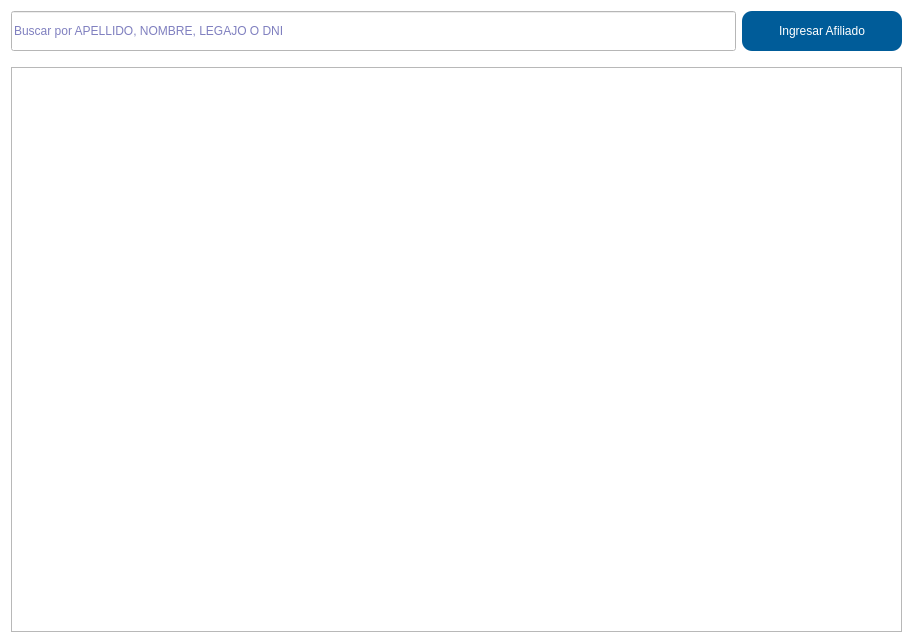
<?xml version="1.0" encoding="UTF-8"?>
<ui version="4.0">
 <class>Form</class>
 <widget class="QWidget" name="Form">
  <property name="geometry">
   <rect>
    <x>0</x>
    <y>0</y>
    <width>913</width>
    <height>643</height>
   </rect>
  </property>
  <property name="palette">
   <palette>
    <active>
     <colorrole role="WindowText">
      <brush brushstyle="SolidPattern">
       <color alpha="255">
        <red>0</red>
        <green>0</green>
        <blue>0</blue>
       </color>
      </brush>
     </colorrole>
     <colorrole role="Button">
      <brush brushstyle="SolidPattern">
       <color alpha="255">
        <red>255</red>
        <green>255</green>
        <blue>255</blue>
       </color>
      </brush>
     </colorrole>
     <colorrole role="Light">
      <brush brushstyle="SolidPattern">
       <color alpha="255">
        <red>255</red>
        <green>255</green>
        <blue>255</blue>
       </color>
      </brush>
     </colorrole>
     <colorrole role="Midlight">
      <brush brushstyle="SolidPattern">
       <color alpha="255">
        <red>255</red>
        <green>255</green>
        <blue>255</blue>
       </color>
      </brush>
     </colorrole>
     <colorrole role="Dark">
      <brush brushstyle="SolidPattern">
       <color alpha="255">
        <red>127</red>
        <green>127</green>
        <blue>127</blue>
       </color>
      </brush>
     </colorrole>
     <colorrole role="Mid">
      <brush brushstyle="SolidPattern">
       <color alpha="255">
        <red>170</red>
        <green>170</green>
        <blue>170</blue>
       </color>
      </brush>
     </colorrole>
     <colorrole role="Text">
      <brush brushstyle="SolidPattern">
       <color alpha="255">
        <red>0</red>
        <green>0</green>
        <blue>0</blue>
       </color>
      </brush>
     </colorrole>
     <colorrole role="BrightText">
      <brush brushstyle="SolidPattern">
       <color alpha="255">
        <red>255</red>
        <green>255</green>
        <blue>255</blue>
       </color>
      </brush>
     </colorrole>
     <colorrole role="ButtonText">
      <brush brushstyle="SolidPattern">
       <color alpha="255">
        <red>0</red>
        <green>0</green>
        <blue>0</blue>
       </color>
      </brush>
     </colorrole>
     <colorrole role="Base">
      <brush brushstyle="SolidPattern">
       <color alpha="255">
        <red>255</red>
        <green>255</green>
        <blue>255</blue>
       </color>
      </brush>
     </colorrole>
     <colorrole role="Window">
      <brush brushstyle="SolidPattern">
       <color alpha="255">
        <red>255</red>
        <green>255</green>
        <blue>255</blue>
       </color>
      </brush>
     </colorrole>
     <colorrole role="Shadow">
      <brush brushstyle="SolidPattern">
       <color alpha="255">
        <red>0</red>
        <green>0</green>
        <blue>0</blue>
       </color>
      </brush>
     </colorrole>
     <colorrole role="AlternateBase">
      <brush brushstyle="SolidPattern">
       <color alpha="255">
        <red>255</red>
        <green>255</green>
        <blue>255</blue>
       </color>
      </brush>
     </colorrole>
     <colorrole role="ToolTipBase">
      <brush brushstyle="SolidPattern">
       <color alpha="255">
        <red>255</red>
        <green>255</green>
        <blue>220</blue>
       </color>
      </brush>
     </colorrole>
     <colorrole role="ToolTipText">
      <brush brushstyle="SolidPattern">
       <color alpha="255">
        <red>0</red>
        <green>0</green>
        <blue>0</blue>
       </color>
      </brush>
     </colorrole>
    </active>
    <inactive>
     <colorrole role="WindowText">
      <brush brushstyle="SolidPattern">
       <color alpha="255">
        <red>0</red>
        <green>0</green>
        <blue>0</blue>
       </color>
      </brush>
     </colorrole>
     <colorrole role="Button">
      <brush brushstyle="SolidPattern">
       <color alpha="255">
        <red>255</red>
        <green>255</green>
        <blue>255</blue>
       </color>
      </brush>
     </colorrole>
     <colorrole role="Light">
      <brush brushstyle="SolidPattern">
       <color alpha="255">
        <red>255</red>
        <green>255</green>
        <blue>255</blue>
       </color>
      </brush>
     </colorrole>
     <colorrole role="Midlight">
      <brush brushstyle="SolidPattern">
       <color alpha="255">
        <red>255</red>
        <green>255</green>
        <blue>255</blue>
       </color>
      </brush>
     </colorrole>
     <colorrole role="Dark">
      <brush brushstyle="SolidPattern">
       <color alpha="255">
        <red>127</red>
        <green>127</green>
        <blue>127</blue>
       </color>
      </brush>
     </colorrole>
     <colorrole role="Mid">
      <brush brushstyle="SolidPattern">
       <color alpha="255">
        <red>170</red>
        <green>170</green>
        <blue>170</blue>
       </color>
      </brush>
     </colorrole>
     <colorrole role="Text">
      <brush brushstyle="SolidPattern">
       <color alpha="255">
        <red>0</red>
        <green>0</green>
        <blue>0</blue>
       </color>
      </brush>
     </colorrole>
     <colorrole role="BrightText">
      <brush brushstyle="SolidPattern">
       <color alpha="255">
        <red>255</red>
        <green>255</green>
        <blue>255</blue>
       </color>
      </brush>
     </colorrole>
     <colorrole role="ButtonText">
      <brush brushstyle="SolidPattern">
       <color alpha="255">
        <red>0</red>
        <green>0</green>
        <blue>0</blue>
       </color>
      </brush>
     </colorrole>
     <colorrole role="Base">
      <brush brushstyle="SolidPattern">
       <color alpha="255">
        <red>255</red>
        <green>255</green>
        <blue>255</blue>
       </color>
      </brush>
     </colorrole>
     <colorrole role="Window">
      <brush brushstyle="SolidPattern">
       <color alpha="255">
        <red>255</red>
        <green>255</green>
        <blue>255</blue>
       </color>
      </brush>
     </colorrole>
     <colorrole role="Shadow">
      <brush brushstyle="SolidPattern">
       <color alpha="255">
        <red>0</red>
        <green>0</green>
        <blue>0</blue>
       </color>
      </brush>
     </colorrole>
     <colorrole role="AlternateBase">
      <brush brushstyle="SolidPattern">
       <color alpha="255">
        <red>255</red>
        <green>255</green>
        <blue>255</blue>
       </color>
      </brush>
     </colorrole>
     <colorrole role="ToolTipBase">
      <brush brushstyle="SolidPattern">
       <color alpha="255">
        <red>255</red>
        <green>255</green>
        <blue>220</blue>
       </color>
      </brush>
     </colorrole>
     <colorrole role="ToolTipText">
      <brush brushstyle="SolidPattern">
       <color alpha="255">
        <red>0</red>
        <green>0</green>
        <blue>0</blue>
       </color>
      </brush>
     </colorrole>
    </inactive>
    <disabled>
     <colorrole role="WindowText">
      <brush brushstyle="SolidPattern">
       <color alpha="255">
        <red>127</red>
        <green>127</green>
        <blue>127</blue>
       </color>
      </brush>
     </colorrole>
     <colorrole role="Button">
      <brush brushstyle="SolidPattern">
       <color alpha="255">
        <red>255</red>
        <green>255</green>
        <blue>255</blue>
       </color>
      </brush>
     </colorrole>
     <colorrole role="Light">
      <brush brushstyle="SolidPattern">
       <color alpha="255">
        <red>255</red>
        <green>255</green>
        <blue>255</blue>
       </color>
      </brush>
     </colorrole>
     <colorrole role="Midlight">
      <brush brushstyle="SolidPattern">
       <color alpha="255">
        <red>255</red>
        <green>255</green>
        <blue>255</blue>
       </color>
      </brush>
     </colorrole>
     <colorrole role="Dark">
      <brush brushstyle="SolidPattern">
       <color alpha="255">
        <red>127</red>
        <green>127</green>
        <blue>127</blue>
       </color>
      </brush>
     </colorrole>
     <colorrole role="Mid">
      <brush brushstyle="SolidPattern">
       <color alpha="255">
        <red>170</red>
        <green>170</green>
        <blue>170</blue>
       </color>
      </brush>
     </colorrole>
     <colorrole role="Text">
      <brush brushstyle="SolidPattern">
       <color alpha="255">
        <red>127</red>
        <green>127</green>
        <blue>127</blue>
       </color>
      </brush>
     </colorrole>
     <colorrole role="BrightText">
      <brush brushstyle="SolidPattern">
       <color alpha="255">
        <red>255</red>
        <green>255</green>
        <blue>255</blue>
       </color>
      </brush>
     </colorrole>
     <colorrole role="ButtonText">
      <brush brushstyle="SolidPattern">
       <color alpha="255">
        <red>127</red>
        <green>127</green>
        <blue>127</blue>
       </color>
      </brush>
     </colorrole>
     <colorrole role="Base">
      <brush brushstyle="SolidPattern">
       <color alpha="255">
        <red>255</red>
        <green>255</green>
        <blue>255</blue>
       </color>
      </brush>
     </colorrole>
     <colorrole role="Window">
      <brush brushstyle="SolidPattern">
       <color alpha="255">
        <red>255</red>
        <green>255</green>
        <blue>255</blue>
       </color>
      </brush>
     </colorrole>
     <colorrole role="Shadow">
      <brush brushstyle="SolidPattern">
       <color alpha="255">
        <red>0</red>
        <green>0</green>
        <blue>0</blue>
       </color>
      </brush>
     </colorrole>
     <colorrole role="AlternateBase">
      <brush brushstyle="SolidPattern">
       <color alpha="255">
        <red>255</red>
        <green>255</green>
        <blue>255</blue>
       </color>
      </brush>
     </colorrole>
     <colorrole role="ToolTipBase">
      <brush brushstyle="SolidPattern">
       <color alpha="255">
        <red>255</red>
        <green>255</green>
        <blue>220</blue>
       </color>
      </brush>
     </colorrole>
     <colorrole role="ToolTipText">
      <brush brushstyle="SolidPattern">
       <color alpha="255">
        <red>0</red>
        <green>0</green>
        <blue>0</blue>
       </color>
      </brush>
     </colorrole>
    </disabled>
   </palette>
  </property>
  <property name="windowTitle">
   <string/>
  </property>
  <layout class="QGridLayout" name="gridLayout">
   <item row="0" column="0">
    <layout class="QGridLayout" name="gridLayout_2" rowstretch="2,0,98" columnstretch="90,10">
     <item row="1" column="0" colspan="2">
      <spacer name="horizontalSpacer">
       <property name="font">
        <font>
         <family>Calibri</family>
         <pointsize>12</pointsize>
         <weight>75</weight>
         <bold>true</bold>
        </font>
       </property>
       <property name="orientation">
        <enum>Qt::Horizontal</enum>
       </property>
       <property name="sizeHint" stdset="0">
        <size>
         <width>40</width>
         <height>10</height>
        </size>
       </property>
      </spacer>
     </item>
     <item row="2" column="0" colspan="2">
      <widget class="ListadoAfiliadosContextM" name="tbl_afiliados">
       <property name="palette">
        <palette>
         <active>
          <colorrole role="Text">
           <brush brushstyle="SolidPattern">
            <color alpha="255">
             <red>0</red>
             <green>0</green>
             <blue>127</blue>
            </color>
           </brush>
          </colorrole>
          <colorrole role="AlternateBase">
           <brush brushstyle="SolidPattern">
            <color alpha="255">
             <red>212</red>
             <green>212</green>
             <blue>255</blue>
            </color>
           </brush>
          </colorrole>
         </active>
         <inactive>
          <colorrole role="Text">
           <brush brushstyle="SolidPattern">
            <color alpha="255">
             <red>0</red>
             <green>0</green>
             <blue>127</blue>
            </color>
           </brush>
          </colorrole>
          <colorrole role="AlternateBase">
           <brush brushstyle="SolidPattern">
            <color alpha="255">
             <red>212</red>
             <green>212</green>
             <blue>255</blue>
            </color>
           </brush>
          </colorrole>
         </inactive>
         <disabled>
          <colorrole role="Text">
           <brush brushstyle="SolidPattern">
            <color alpha="255">
             <red>127</red>
             <green>127</green>
             <blue>127</blue>
            </color>
           </brush>
          </colorrole>
          <colorrole role="AlternateBase">
           <brush brushstyle="SolidPattern">
            <color alpha="255">
             <red>212</red>
             <green>212</green>
             <blue>255</blue>
            </color>
           </brush>
          </colorrole>
         </disabled>
        </palette>
       </property>
       <property name="font">
        <font>
         <family>Calibri</family>
         <pointsize>12</pointsize>
         <weight>75</weight>
         <bold>true</bold>
        </font>
       </property>
       <property name="styleSheet">
        <string notr="true">alternate-background-color: rgb(212, 212, 255)</string>
       </property>
       <property name="tabKeyNavigation">
        <bool>false</bool>
       </property>
       <property name="alternatingRowColors">
        <bool>true</bool>
       </property>
       <property name="selectionBehavior">
        <enum>QAbstractItemView::SelectRows</enum>
       </property>
       <attribute name="horizontalHeaderVisible">
        <bool>false</bool>
       </attribute>
       <attribute name="horizontalHeaderShowSortIndicator" stdset="0">
        <bool>true</bool>
       </attribute>
       <attribute name="horizontalHeaderStretchLastSection">
        <bool>false</bool>
       </attribute>
       <attribute name="verticalHeaderVisible">
        <bool>false</bool>
       </attribute>
      </widget>
     </item>
     <item row="0" column="1">
      <widget class="QPushButton" name="btn_nuevo">
       <property name="sizePolicy">
        <sizepolicy hsizetype="Expanding" vsizetype="Fixed">
         <horstretch>0</horstretch>
         <verstretch>0</verstretch>
        </sizepolicy>
       </property>
       <property name="minimumSize">
        <size>
         <width>160</width>
         <height>40</height>
        </size>
       </property>
       <property name="maximumSize">
        <size>
         <width>200</width>
         <height>200</height>
        </size>
       </property>
       <property name="styleSheet">
        <string notr="true">#btn_nuevo{
background-color:#005c99;
color: #FFFFFF;
border-radius: 10px;
}

#btn_nuevo:hover{
background-color:#004d80;
color: #FFFFFF;
}</string>
       </property>
       <property name="text">
        <string>Ingresar Afiliado</string>
       </property>
       <property name="icon">
        <iconset>
         <normaloff>../iconos/down.ico</normaloff>../iconos/down.ico</iconset>
       </property>
       <property name="iconSize">
        <size>
         <width>25</width>
         <height>25</height>
        </size>
       </property>
       <property name="shortcut">
        <string>Ctrl+N</string>
       </property>
      </widget>
     </item>
     <item row="0" column="0">
      <widget class="QLineEdit" name="ln_buscar">
       <property name="sizePolicy">
        <sizepolicy hsizetype="Expanding" vsizetype="Expanding">
         <horstretch>0</horstretch>
         <verstretch>0</verstretch>
        </sizepolicy>
       </property>
       <property name="palette">
        <palette>
         <active>
          <colorrole role="Text">
           <brush brushstyle="SolidPattern">
            <color alpha="255">
             <red>0</red>
             <green>0</green>
             <blue>127</blue>
            </color>
           </brush>
          </colorrole>
         </active>
         <inactive>
          <colorrole role="Text">
           <brush brushstyle="SolidPattern">
            <color alpha="255">
             <red>0</red>
             <green>0</green>
             <blue>127</blue>
            </color>
           </brush>
          </colorrole>
         </inactive>
         <disabled>
          <colorrole role="Text">
           <brush brushstyle="SolidPattern">
            <color alpha="255">
             <red>127</red>
             <green>127</green>
             <blue>127</blue>
            </color>
           </brush>
          </colorrole>
         </disabled>
        </palette>
       </property>
       <property name="mouseTracking">
        <bool>false</bool>
       </property>
       <property name="styleSheet">
        <string notr="true"/>
       </property>
       <property name="text">
        <string/>
       </property>
       <property name="frame">
        <bool>true</bool>
       </property>
       <property name="dragEnabled">
        <bool>false</bool>
       </property>
       <property name="placeholderText">
        <string>Buscar por APELLIDO, NOMBRE, LEGAJO O DNI</string>
       </property>
       <property name="clearButtonEnabled">
        <bool>true</bool>
       </property>
      </widget>
     </item>
    </layout>
   </item>
  </layout>
 </widget>
 <customwidgets>
  <customwidget>
   <class>ListadoAfiliadosContextM</class>
   <extends>QTableView</extends>
   <header>widgets.table_views.listado_afiliados</header>
  </customwidget>
 </customwidgets>
 <tabstops>
  <tabstop>tbl_afiliados</tabstop>
 </tabstops>
 <resources/>
 <connections/>
</ui>
